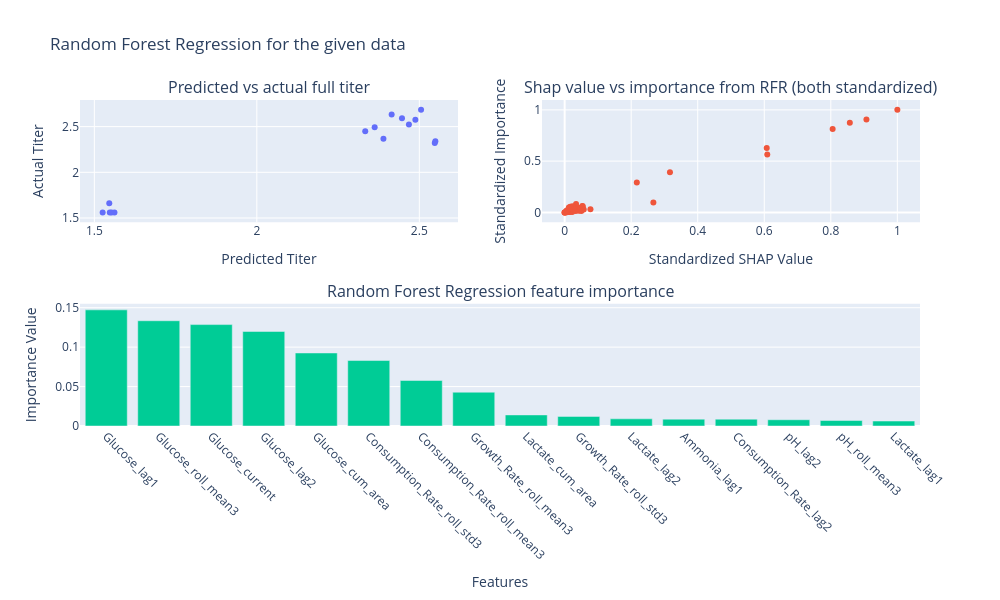

The code cell stored with this chart in its notebook:
### Code cell
cp_100_model = training_random_forest_3(df_cp_100)

### Figure 1 — Plotly figure (JSON) as saved in the notebook; plotly's stock layout.template omitted (floating-point values rounded to 4 significant figures)
{"data": [{"mode": "markers", "type": "scatter", "x": [2.488, 2.363, 1.562, 2.505, 1.546, 2.39, 1.548, 2.415, 2.549, 2.447, 2.468, 1.553, 1.526, 2.334, 2.548], "xaxis": "x", "y": [2.576, 2.493, 1.561, 2.683, 1.662, 2.368, 1.561, 2.634, 2.341, 2.592, 2.523, 1.561, 1.561, 2.451, 2.321], "yaxis": "y"}, {"mode": "markers", "type": "scatter", "x": [1.0, 0.9071, 0.8572, 0.8055, 0.609, 0.6074, 0.3165, 0.2666, 0.2169, 0.07754, 0.05732, 0.05448, 0.05303, 0.05142, 0.05136, 0.05024, 0.04626, 0.04439, 0.04335, 0.04331, 0.04314, 0.04266, 0.03996, 0.03726, 0.03425, 0.03363, 0.03308, 0.03248, 0.03039, 0.03017, 0.02996, 0.02928, 0.02857, 0.02726, 0.02693, 0.02536, 0.02311, 0.02263, 0.02199, 0.02095, 0.01743, 0.01694, 0.01618, 0.01289, 0.01269, 0.01232, 0.01198, 0.009536, 0.009151, 0.007414, 0.007119, 0.007087, 0.006858, 0.005932, 0.005681, 0.005534, 0.005256, 0.004717, 0.003231, 0.002325, 0.0, 0.0, 0.0], "xaxis": "x2", "y": [1.0, 0.9064, 0.8732, 0.814, 0.5637, 0.6287, 0.3921, 0.09529, 0.2912, 0.02989, 0.02741, 0.05888, 0.06165, 0.03186, 0.03452, 0.01325, 0.04064, 0.02826, 0.01968, 0.04272, 0.01713, 0.03062, 0.04101, 0.03805, 0.08251, 0.01348, 0.02392, 0.03549, 0.04263, 0.01925, 0.03928, 0.0213, 0.02693, 0.02575, 0.03154, 0.03766, 0.0588, 0.004101, 0.02715, 0.02538, 0.01442, 0.05392, 0.004067, 0.005123, 0.04712, 0.01291, 0.003523, 0.004022, 0.00348, 0.006505, 0.004865, 0.00287, 0.002054, 0.019, 0.002616, 0.002699, 0.003028, 0.00119, 0.001428, 0.0009532, 0.0, 0.0, 0.0], "yaxis": "y2"}, {"type": "bar", "x": ["Glucose_lag1", "Glucose_roll_mean3", "Glucose_current", "Glucose_lag2", "Glucose_cum_area", "Consumption_Rate_roll_std3", "Consumption_Rate_roll_mean3", "Growth_Rate_roll_mean3", "Lactate_cum_area", "Growth_Rate_roll_std3", "Lactate_lag2", "Ammonia_lag1", "Consumption_Rate_lag2", "pH_lag2", "pH_roll_mean3", "Lactate_lag1"], "xaxis": "x3", "y": [0.1473, 0.1335, 0.1286, 0.1199, 0.09258, 0.08301, 0.05773, 0.04287, 0.01403, 0.01215, 0.009079, 0.008671, 0.008658, 0.00794, 0.006938, 0.006291], "yaxis": "y3"}], "layout": {"annotations": [{"font": {"size": 16}, "showarrow": false, "text": "Predicted vs actual full titer", "x": 0.225, "xanchor": "center", "xref": "paper", "y": 1, "yanchor": "bottom", "yref": "paper"}, {"font": {"size": 16}, "showarrow": false, "text": "Shap value vs importance from RFR (both standardized)", "x": 0.775, "xanchor": "center", "xref": "paper", "y": 1, "yanchor": "bottom", "yref": "paper"}, {"font": {"size": 16}, "showarrow": false, "text": "Random Forest Regression feature importance", "x": 0.5, "xanchor": "center", "xref": "paper", "y": 0.375, "yanchor": "bottom", "yref": "paper"}], "height": 600, "showlegend": false, "title": {"text": "Random Forest Regression for the given data"}, "width": 1000, "xaxis": {"anchor": "y", "domain": [0, 0.45], "title": {"text": "Predicted Titer"}}, "xaxis2": {"anchor": "y2", "domain": [0.55, 1], "title": {"text": "Standardized SHAP Value"}}, "xaxis3": {"anchor": "y3", "domain": [0, 1], "tickangle": 45, "title": {"text": "Features"}}, "yaxis": {"anchor": "x", "domain": [0.625, 1], "title": {"text": "Actual Titer"}}, "yaxis2": {"anchor": "x2", "domain": [0.625, 1], "title": {"text": "Standardized Importance"}}, "yaxis3": {"anchor": "x3", "domain": [0, 0.375], "title": {"text": "Importance Value"}}}}
